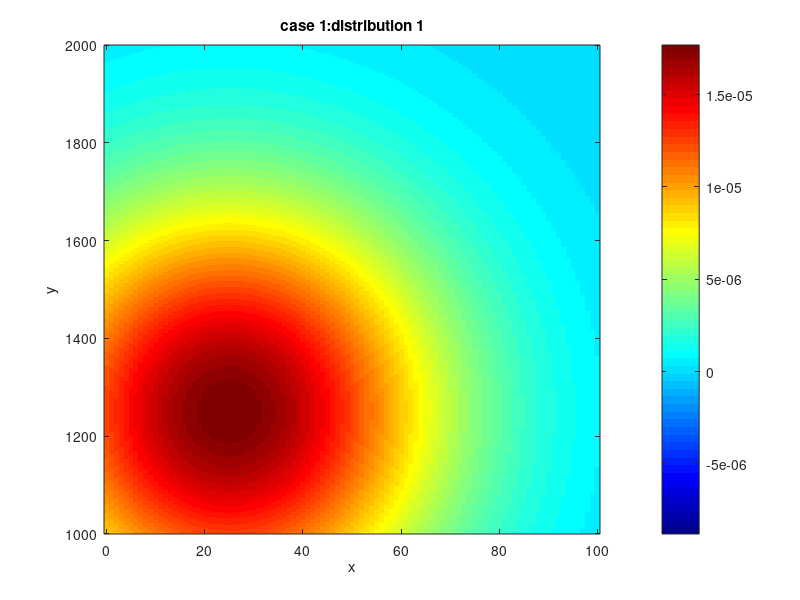
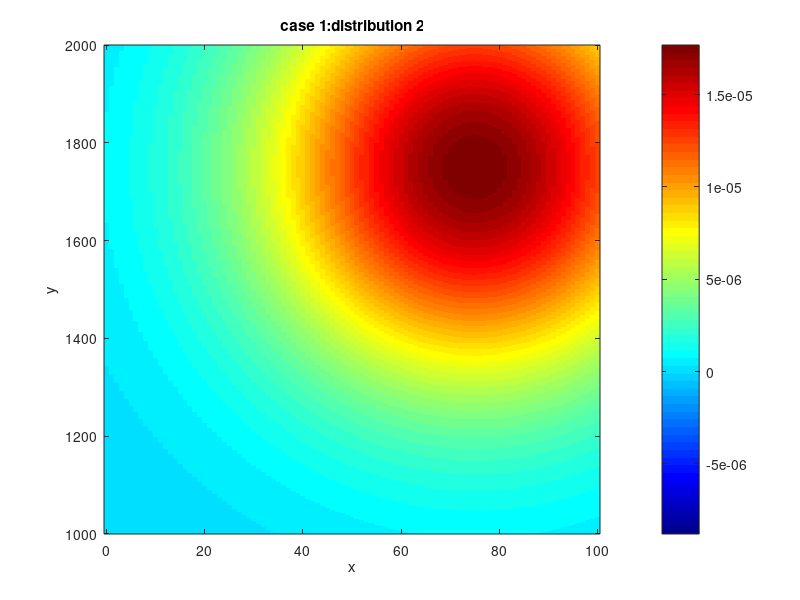

Here is the MATLAB script that generated these plots, in order: (Note: this script raises an error after producing the figures.)
clear;
mu=[25 1250];
sigma=[900 0;0 90000];
x=0:1:100;
y=1000:1:2000;
[X,Y]=meshgrid(x,y);
A=mvnpdf([X(:) Y(:)],mu,sigma);
A=reshape(A,length(y),length(x));
figure;
s=surf(x,y,A);
imagesc(x,y,A);
c=colorbar;
colormap jet
caxis([min(A(:))-0.5*range(A(:)),max(A(:))]);
set(gca,'YDir','normal')
xlabel('x');
ylabel('y');
title('case 1:distribution 1');

mu=[75 1750];
sigma=[900 0;0 90000];
x=0:1:100;
y=1000:1:2000;
[X,Y]=meshgrid(x,y);
B=mvnpdf([X(:) Y(:)],mu,sigma);
B=reshape(B,length(y),length(x));
figure;
s=surf(x,y,B);
imagesc(x,y,B);
c=colorbar;
colormap jet
caxis([min(B(:))-0.5*range(B(:)),max(B(:))]);
set(gca,'YDir','normal')
xlabel('x');
ylabel('y');
title('case 1:distribution 2');

M1=max(A,[],'all');
M2=max(B,[],'all');
m=abs(A-B);
E=(m<M1*0.005)&(m<M2*0.005);
E1=zeros(1001,101);
E=[E1;E];
y=1000:1:2000;
x=0:1:100;
[Y,X]=find(E==1);
figure;
plot(X,Y);
set(gca, 'ydir','reverse')
set(gca,'YDir','normal')
xlim([0 100])
ylim([1000 2000])
xlabel('x');
ylabel('y');
title('case 1: decision boundary')
text(15,1500,'case 1 distribution 1')
text(60,1500,'case 1 distribution 2')
legend('decision boundary','Location','northeast')

mu=[25 1250];
sigma=[400 0;0 40000];
x=0:1:100;
y=1000:1:2000;
[X,Y]=meshgrid(x,y);
C=mvnpdf([X(:) Y(:)],mu,sigma);
C=reshape(C,length(y),length(x));
figure;
s=surf(x,y,C);
imagesc(x,y,C);
c=colorbar;
colormap jet
caxis([min(C(:))-0.5*range(C(:)),max(C(:))]);
set(gca,'YDir','normal')
xlabel('x');
ylabel('y');
title('case 2:distribution 1');

mu=[75 1750];
sigma=[900 0;0 90000];
x=0:1:100;
y=1000:1:2000;
[X,Y]=meshgrid(x,y);
D=mvnpdf([X(:) Y(:)],mu,sigma);
D=reshape(D,length(y),length(x));
figure;
s=surf(x,y,D);
imagesc(x,y,D);
c=colorbar;
colormap jet
caxis([min(D(:))-0.5*range(D(:)),max(D(:))]);
set(gca,'YDir','normal')
xlabel('x');
ylabel('y');
title('case 2:distribution 2');

M3=max(C,[],'all');
M4=max(D,[],'all');
n=abs(C-D);
F=(n<M3*0.005)&(n<M4*0.005);
F1=zeros(1001,101);
F=[F1;F];
y=1000:1:2000;
x=0:1:100;
[Y,X]=find(F==1);
figure;
plot(X,Y);
set(gca, 'ydir','reverse')
set(gca,'YDir','normal')
xlim([0 100])
ylim([1000 2000])
text(15,1500,'case 2 distribution 1')
text(60,1500,'case 2 distribution 2')
title('case 2: decision boundary')
xlabel('x');
ylabel('y');
legend('decision boundary','Location','northeast')